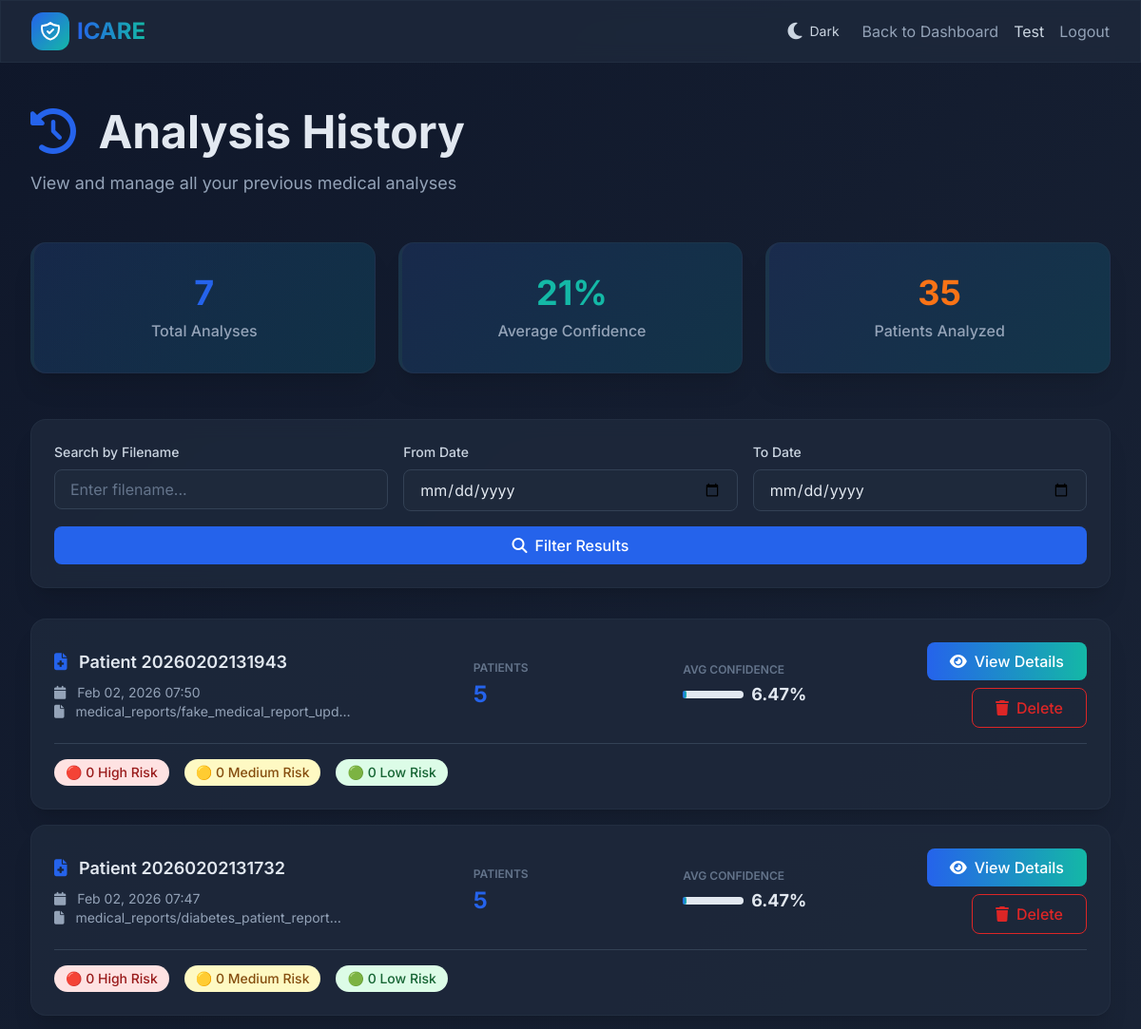
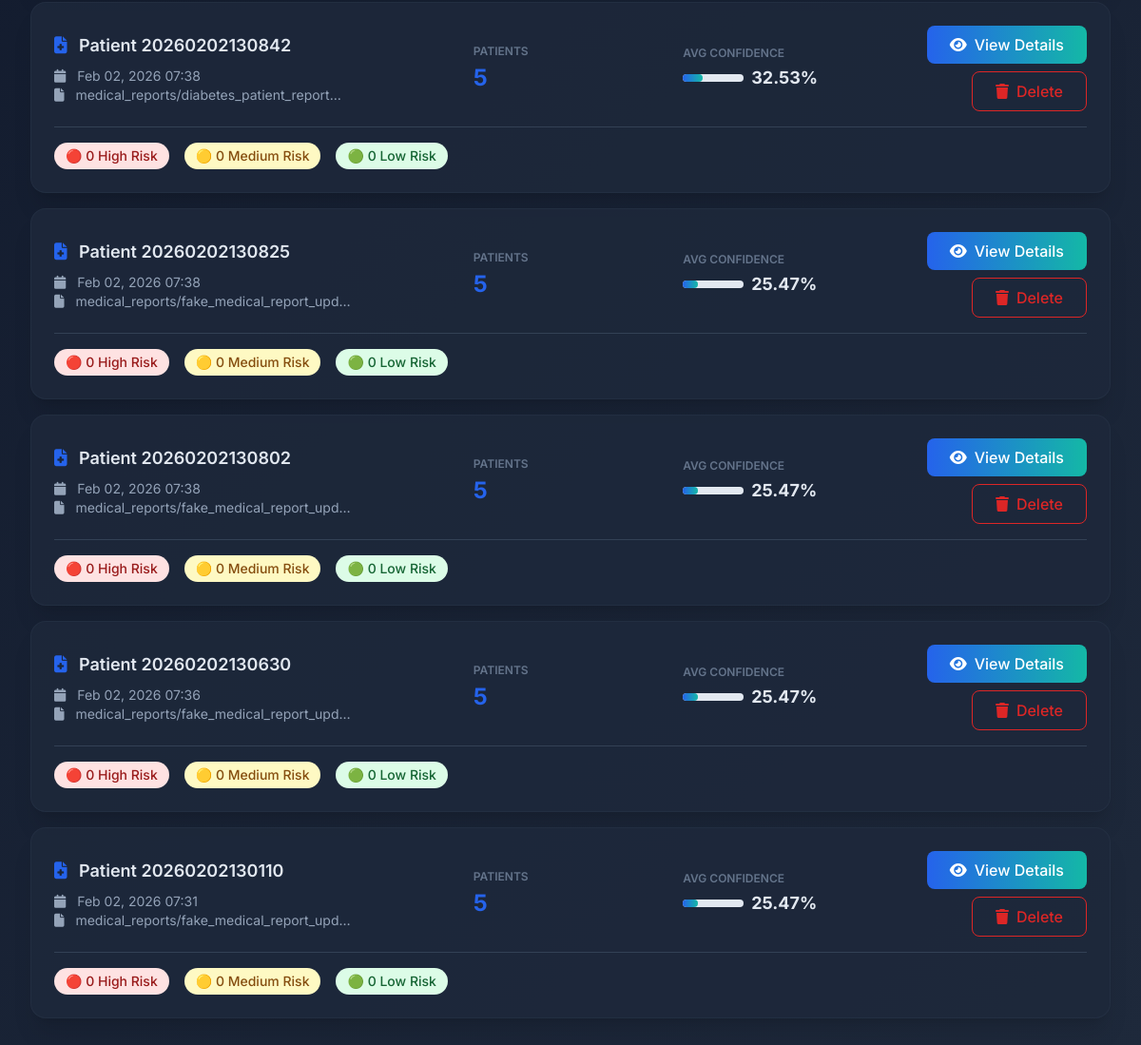
The app's page /analysis-history/ (signed in) with its own data (2 pictures, top to bottom).
### app/models.py (models this page shows, shortened)
class AnalysisResult(models.Model):
    RISK_CHOICES = [
        ('High', 'High Risk'),
        ('Medium', 'Medium Risk'),
        ('Low', 'Low Risk'),
    ]
    medical_report = models.OneToOneField(MedicalReport, on_delete=models.CASCADE, related_name='analysis_result')
    user = models.ForeignKey(User, on_delete=models.CASCADE, related_name='analysis_results')
    total_patients = models.IntegerField(default=0)
    total_diseases_analyzed = models.IntegerField(default=0)
    high_risk_count = models.IntegerField(default=0)
    medium_risk_count = models.IntegerField(default=0)
    low_risk_count = models.IntegerField(default=0)
    average_confidence = models.FloatField(default=0.0)
    predictions_json = models.JSONField(default=dict)
    recommendations = models.TextField(blank=True, null=True, help_text="AI-generated clinical recommendations")
    follow_up_actions = models.TextField(blank=True, null=True, help_text="Recommended follow-up actions")
    created_at = models.DateTimeField(auto_now_add=True)
    updated_at = models.DateTimeField(auto_now=True)
    analysis_duration = models.FloatField(default=0.0, help_text="Analysis time in seconds")
    class Meta:
        ordering = ['-created_at']

class MedicalReport(models.Model):
    user = models.ForeignKey(User, on_delete=models.CASCADE, related_name='medical_reports')
    patient_name = models.CharField(max_length=200, blank=True)
    csv_file = models.FileField(upload_to='medical_reports/')
    details = models.TextField(blank=True, null=True)
    age = models.IntegerField(blank=True, null=True)
    gender = models.CharField(max_length=20, blank=True, null=True)
    blood_pressure = models.CharField(max_length=20, blank=True, null=True)
    cholesterol = models.CharField(max_length=20, blank=True, null=True)
    glucose = models.CharField(max_length=20, blank=True, null=True)
    clinical_notes = models.TextField(blank=True, null=True)
    medications = models.TextField(blank=True, null=True, help_text="Current medications")
    allergies = models.TextField(blank=True, null=True)
    family_history = models.TextField(blank=True, null=True)
    created_at = models.DateTimeField(auto_now_add=True)
    updated_at = models.DateTimeField(auto_now=True)
    class Meta:
        ordering = ['-created_at']

### app/views.py (the view, shortened to what this page needs)
# urls.py: path('analysis-history/',views.analysis_history,name='analysis_history'),
@login_required(login_url='login')
def analysis_history(request):
    context = get_theme_context(request)
    analyses = AnalysisResult.objects.filter(user=request.user).order_by('-created_at')
    search_query = request.GET.get('search', '')
    from_date = request.GET.get('from_date', '')
    to_date = request.GET.get('to_date', '')
    if search_query:
        analyses = analyses.filter(
            Q(medical_report__patient_name__icontains=search_query) |
            Q(medical_report__csv_file__icontains=search_query)
        )
    if from_date:
        try:
            from_datetime = datetime.strptime(from_date, '%Y-%m-%d')
            analyses = analyses.filter(created_at__gte=from_datetime)
        except ValueError:
            pass
    total_analyses = analyses.count()
    avg_conf = analyses.aggregate(django_models.Avg('average_confidence'))['average_confidence__avg']
    total_patients = sum(a.total_patients for a in analyses) if analyses.exists() else 0
    paginator = Paginator(analyses, 10)  # 10 analyses per page
    page = request.GET.get('page')
    try:
        analyses_page = paginator.page(page)
    except PageNotAnInteger:
        analyses_page = paginator.page(1)
    except EmptyPage:
        analyses_page = paginator.page(paginator.num_pages)
    for analysis in analyses_page:
        try:
            predictions = analysis.predictions_json if isinstance(analysis.predictions_json, list) else []
            analysis.get_high_risk_count = sum(1 for p in predictions if p.get('risk') == 'High')
            analysis.get_medium_risk_count = sum(1 for p in predictions if p.get('risk') == 'Medium')
            analysis.get_low_risk_count = sum(1 for p in predictions if p.get('risk') == 'Low')
        except:
            analysis.get_high_risk_count = 0
            analysis.get_medium_risk_count = 0
            analysis.get_low_risk_count = 0
    context.update({
        'analyses': analyses_page,
        'page_obj': analyses_page,
        'is_paginated': paginator.num_pages > 1,
        'total_analyses': total_analyses,
        'avg_confidence': round(avg_conf, 2) if avg_conf else 0,
        'total_patients': total_patients,
        'search': search_query,
        'from_date': from_date,
        'to_date': to_date,
    })
    return render(request, 'analysis_history.html', context)

### app/views.py (called while the page is built)
def get_theme_context(request):
    theme = request.COOKIES.get('theme', 'dark')
    return {'theme': theme}

### app/templates/analysis_history.html (shortened to what this page needs)
{% load static %}
<!DOCTYPE html>
<html lang="en">
<head>
    <script src="https://cdn.tailwindcss.com"></script>
    <link rel="stylesheet" href="https://cdnjs.cloudflare.com/ajax/libs/font-awesome/6.4.0/css/all.min.css">
</head>
<body class="text-slate-900">
    <nav class="sticky top-0 z-50 glass-card border-b border-slate-200/50 dark:border-slate-700/50">
        <div class="max-w-7xl mx-auto px-4 sm:px-6 lg:px-8">
            <div class="flex justify-between h-16 items-center">
                <div class="flex items-center gap-2">
                    <div class="w-10 h-10 bg-gradient-to-br from-blue-600 to-teal-500 rounded-xl flex items-center justify-center">
                    </div>
                    <a href="{% url 'home' %}" class="text-2xl font-bold bg-gradient-to-r from-blue-600 to-teal-500 bg-clip-text text-transparent">ICARE</a>
                </div>
                <div class="flex items-center gap-4">
                    <button class="theme-toggle-btn" onclick="toggleTheme()">
                        <i class="fas fa-moon"></i>
                        <span class="hidden md:inline text-sm">Dark</span>
                    </button>
                    <a href="{% url 'dashboard' %}" class="text-slate-600 dark:text-slate-300 hover:text-blue-600 dark:hover:text-blue-400 transition">Back to Dashboard</a>
                    {% if user.is_authenticated %}
                        <span class="text-slate-700 dark:text-slate-300">{{ user.first_name|default:user.username }}</span>
                        <a href="{% url 'logout' %}" class="text-slate-600 dark:text-slate-300 hover:text-red-600 dark:hover:text-red-400 transition">Logout</a>
                    {% endif %}
                </div>
            </div>
        </div>
    </nav>
    <main class="max-w-7xl mx-auto px-4 sm:px-6 lg:px-8 py-12">
        <div class="mb-12 animate-fade-in-up">
            <h1 class="text-4xl md:text-5xl font-bold text-slate-900 dark:text-white mb-4">
                <i class="fas fa-history text-blue-600 mr-3"></i>
                Analysis History
            </h1>
            <p class="text-lg text-slate-600 dark:text-slate-300">View and manage all your previous medical analyses</p>
        </div>
        {% if total_analyses > 0 %}
        <div class="grid md:grid-cols-3 gap-6 mb-12 animate-fade-in-up" style="animation-delay: 0.1s">
            <div class="glass-card stat-card rounded-2xl shadow-xl p-8 text-center border-l-4 border-blue-600">
                <div class="text-4xl font-bold text-blue-600 mb-2">{{ total_analyses }}</div>
                <p class="text-slate-600 font-medium">Total Analyses</p>
            </div>
            <div class="glass-card stat-card rounded-2xl shadow-xl p-8 text-center border-l-4 border-teal-500">
                <div class="text-4xl font-bold text-teal-500 mb-2">{{ avg_confidence|floatformat:0 }}%</div>
                <p class="text-slate-600 font-medium">Average Confidence</p>
            </div>
            <div class="glass-card stat-card rounded-2xl shadow-xl p-8 text-center border-l-4 border-orange-500">
                <div class="text-4xl font-bold text-orange-500 mb-2">{{ total_patients }}</div>
                <p class="text-slate-600 font-medium">Patients Analyzed</p>
            </div>
        </div>
        {% endif %}
        <div class="glass-card rounded-2xl shadow-xl p-6 mb-8 animate-fade-in-up" style="animation-delay: 0.15s">
            <form method="get" class="grid md:grid-cols-3 gap-4">
                <div>
                    <label class="block text-sm font-medium text-slate-700 mb-2">Search by Filename</label>
                    <input type="text" name="search" placeholder="Enter filename..."
                           class="w-full px-4 py-2 border border-slate-300 rounded-lg focus:ring-2 focus:ring-blue-600 focus:border-transparent"
                           value="{{ search|default:'' }}">
                </div>
                <div>
                    <label class="block text-sm font-medium text-slate-700 mb-2">From Date</label>
                    <input type="date" name="from_date"
                           class="w-full px-4 py-2 border border-slate-300 rounded-lg focus:ring-2 focus:ring-blue-600 focus:border-transparent"
                           value="{{ from_date|default:'' }}">
                </div>
                <div>
                    <label class="block text-sm font-medium text-slate-700 mb-2">To Date</label>
                    <input type="date" name="to_date"
                           class="w-full px-4 py-2 border border-slate-300 rounded-lg focus:ring-2 focus:ring-blue-600 focus:border-transparent"
                           value="{{ to_date|default:'' }}">
                </div>
                <button type="submit" class="md:col-span-3 bg-blue-600 text-white px-6 py-2 rounded-lg font-medium hover:bg-blue-700 transition">
                    <i class="fas fa-search mr-2"></i>Filter Results
                </button>
            </form>
        </div>
        {% if analyses %}
        <div class="space-y-4 animate-fade-in-up" style="animation-delay: 0.2s">
            {% for analysis in analyses %}
            <div class="glass-card rounded-2xl shadow-xl p-6 hover:shadow-2xl transition">
                <div class="grid md:grid-cols-5 gap-4 items-center">
                    <div class="md:col-span-2">
                        <h3 class="text-lg font-semibold text-slate-900 mb-2">
                            <i class="fas fa-file-medical text-blue-600 mr-2"></i>
                            {% if analysis.medical_report.patient_name %}
                                {{ analysis.medical_report.patient_name }}
                            {% else %}
                                Analysis #{{ analysis.id }}
                            {% endif %}
                        </h3>
                        <p class="text-sm text-slate-600">
                            <i class="fas fa-calendar mr-2"></i>
                            {{ analysis.created_at|date:"M d, Y H:i" }}
                        </p>
                        <p class="text-sm text-slate-600">
                            <i class="fas fa-file mr-2"></i>
                            {{ analysis.medical_report.csv_file|truncatechars:40 }}
                        </p>
                    </div>
                    <div>
                        <p class="text-xs uppercase text-slate-500 font-semibold mb-1">Patients</p>
                        <p class="text-2xl font-bold text-blue-600">{{ analysis.total_patients }}</p>
                    </div>
                    <div>
                        <p class="text-xs uppercase text-slate-500 font-semibold mb-1">Avg Confidence</p>
                        <div class="flex items-center gap-2">
                            <div class="w-16 bg-slate-200 rounded-full h-2">
                                <div class="bg-gradient-to-r from-blue-600 to-teal-500 h-2 rounded-full"
                                     style="width: {{ analysis.average_confidence }}%"></div>
                            </div>
                            <p class="text-lg font-bold text-slate-900">{{ analysis.average_confidence }}%</p>
                        </div>
                    </div>
                    <div class="flex flex-col gap-2 justify-center md:items-end">
                        <a href="{% url 'analysis_detail' analysis.id %}"
                           class="inline-flex items-center justify-center gap-2 bg-gradient-to-r from-blue-600 to-teal-500 text-white px-6 py-2 rounded-lg font-medium hover:shadow-lg transition">
                            <i class="fas fa-eye"></i>
                            View Details
                        </a>
                        <a href="{% url 'delete_analysis' analysis.id %}"
                           class="inline-flex items-center justify-center gap-2 border border-red-600 text-red-600 px-6 py-2 rounded-lg font-medium hover:bg-red-50 transition"
                           onclick="return confirm('Are you sure you want to delete this analysis?');">
                            <i class="fas fa-trash"></i>
                            Delete
                        </a>
                    </div>
                </div>
                <div class="mt-4 pt-4 border-t border-slate-200">
                    <div class="flex gap-4 flex-wrap">
                        <div class="flex items-center gap-2">
                            <span class="px-3 py-1 bg-red-100 text-red-800 rounded-full text-sm font-medium">
                                🔴 {{ analysis.get_high_risk_count|default:0 }} High Risk
                            </span>
                        </div>
                        <div class="flex items-center gap-2">
                            <span class="px-3 py-1 bg-yellow-100 text-yellow-800 rounded-full text-sm font-medium">
                                🟡 {{ analysis.get_medium_risk_count|default:0 }} Medium Risk
                            </span>
                        </div>
                        <div class="flex items-center gap-2">
                            <span class="px-3 py-1 bg-green-100 text-green-800 rounded-full text-sm font-medium">
                                🟢 {{ analysis.get_low_risk_count|default:0 }} Low Risk
                            </span>
                        </div>
                    </div>
                </div>
            </div>
            {% endfor %}
        </div>
        {% endif %}
    </main>
</body>
</html>

### app/templates/analysis_history.html (style rules this page uses)
body { font-family: 'Inter', sans-serif; background: linear-gradient(135deg, #f8fafc 0%, #f0f9ff 100%); min-height: 100vh; }
body.dark-mode { background: linear-gradient(135deg, #0f172a 0%, #1e293b 100%); color: #e2e8f0; }
body.dark-mode .text-slate-900 { color: #e2e8f0; }
body.dark-mode .text-slate-700 { color: #cbd5e1; }
body.dark-mode .text-slate-600 { color: #94a3b8; }
body.dark-mode .border-slate-200 { border-color: #334155; }
body.dark-mode .glass-card { background: rgba(30, 41, 59, 0.85); border-color: rgba(51, 65, 85, 0.3); }
body.dark-mode .stat-card { background: linear-gradient(135deg, rgba(59, 130, 246, 0.15) 0%, rgba(6, 182, 212, 0.15) 100%); }
body.dark-mode input, body.dark-mode select { background: #1e293b; color: #e2e8f0; border-color: #334155; }
body.dark-mode input::placeholder { color: #64748b; }
.theme-toggle-btn { background: none; border: none; cursor: pointer; font-size: 1.25rem; color: #94a3b8; transition: all 0.3s ease; display: flex; align-items: center; gap: 0.5rem; padding: 0.5rem; }
body.dark-mode .theme-toggle-btn { color: #cbd5e1; }
.animate-fade-in-up { animation: fadeInUp 0.6s ease-out forwards; }
.glass-card { background: rgba(255, 255, 255, 0.85); backdrop-filter: blur(10px); border: 1px solid rgba(255, 255, 255, 0.2); transition: all 0.3s ease; }
.stat-card { background: linear-gradient(135deg, rgba(59, 130, 246, 0.1) 0%, rgba(6, 182, 212, 0.1) 100%); }

### records on screen
AnalysisResult: medical_report.patient_name "Patient 20260202131943", created_at "Feb 02, 2026 07:50", medical_report.csv_file "medical_reports/fake_medical_report_upd…", total_patients "5", average_confidence "6.47", get_high_risk_count "0", get_medium_risk_count "0", get_low_risk_count "0"
AnalysisResult: medical_report.patient_name "Patient 20260202131732", created_at "Feb 02, 2026 07:47", medical_report.csv_file "medical_reports/diabetes_patient_report…", total_patients "5", average_confidence "6.47", get_high_risk_count "0", get_medium_risk_count "0", get_low_risk_count "0"
AnalysisResult: medical_report.patient_name "Patient 20260202130842", created_at "Feb 02, 2026 07:38", medical_report.csv_file "medical_reports/diabetes_patient_report…", total_patients "5", average_confidence "32.53", get_high_risk_count "0", get_medium_risk_count "0", get_low_risk_count "0"
AnalysisResult: medical_report.patient_name "Patient 20260202130825", created_at "Feb 02, 2026 07:38", medical_report.csv_file "medical_reports/fake_medical_report_upd…", total_patients "5", average_confidence "25.47", get_high_risk_count "0", get_medium_risk_count "0", get_low_risk_count "0"
AnalysisResult: medical_report.patient_name "Patient 20260202130802", created_at "Feb 02, 2026 07:38", medical_report.csv_file "medical_reports/fake_medical_report_upd…", total_patients "5", average_confidence "25.47", get_high_risk_count "0", get_medium_risk_count "0", get_low_risk_count "0"
AnalysisResult: medical_report.patient_name "Patient 20260202130630", created_at "Feb 02, 2026 07:36", medical_report.csv_file "medical_reports/fake_medical_report_upd…", total_patients "5", average_confidence "25.47", get_high_risk_count "0", get_medium_risk_count "0", get_low_risk_count "0"
AnalysisResult: medical_report.patient_name "Patient 20260202130110", created_at "Feb 02, 2026 07:31", medical_report.csv_file "medical_reports/fake_medical_report_upd…", total_patients "5", average_confidence "25.47", get_high_risk_count "0", get_medium_risk_count "0", get_low_risk_count "0"

### other values on screen
{{ user.first_name|default:user.username }} "Test"
{{ total_analyses }} "7"
{{ avg_confidence|floatformat:0 }} "21"
{{ total_patients }} "35"
